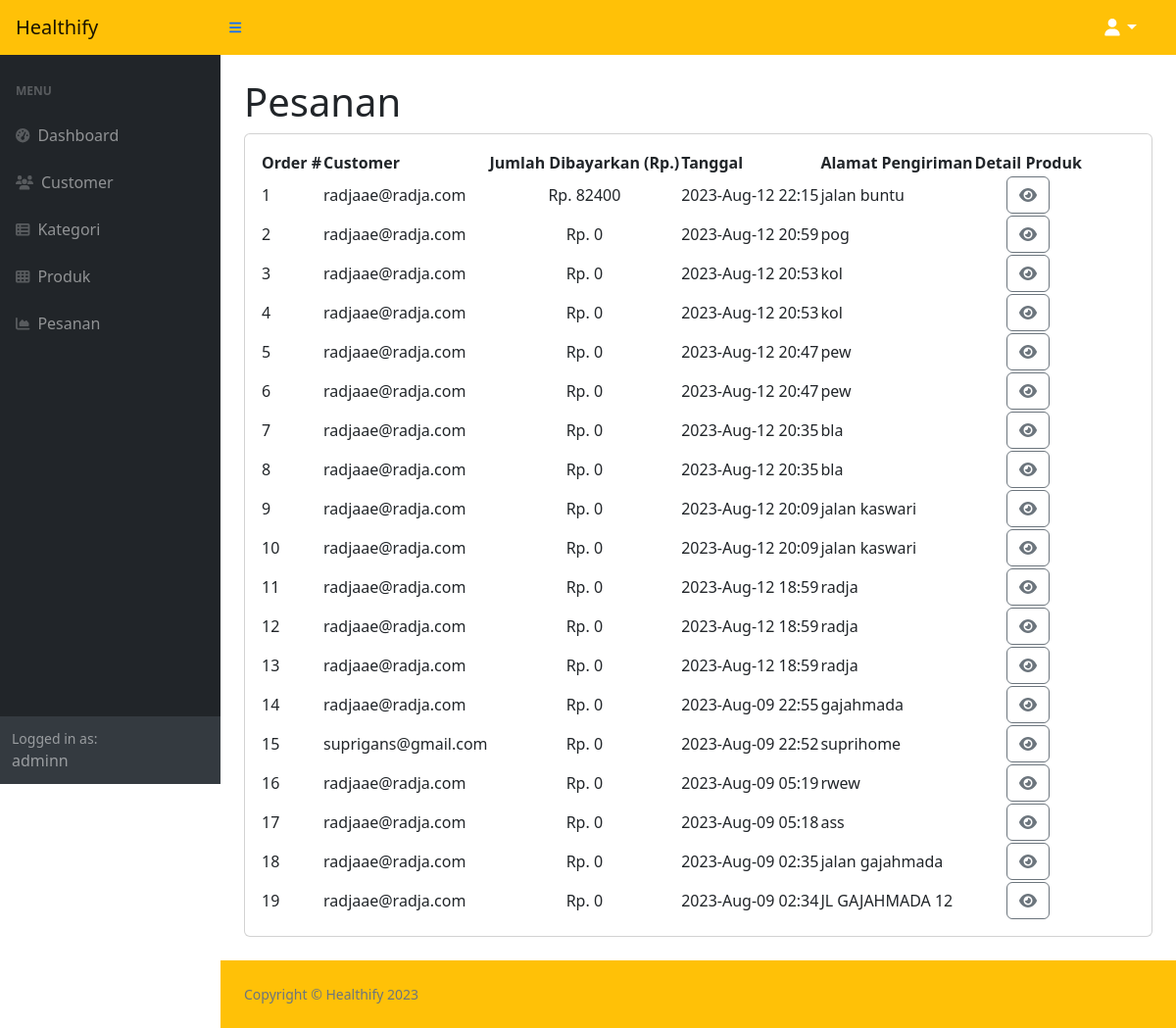
Page /admin/orders.php (signed in) on the committed database.
### tables this page shows
CREATE TABLE `orders` (
  `order_id` int(11) NOT NULL,
  `total_bayar` int(11) NOT NULL,
  `address` varchar(255) NOT NULL,
  `bank` int(25) NOT NULL,
  `customer_email` varchar(100) NOT NULL,
  `date_added` datetime NOT NULL DEFAULT current_timestamp() ON UPDATE current_timestamp()
);

### admin/orders.php (the view, shortened to what this page needs)
<?php include("template/header.php");?>
<?php include("template/navbar.php");?>
  <div id="layoutSidenav_content">
      <main>
          <div class="container-fluid px-4">
          <h1 class="mt-4">Pesanan</h1>
          <?php
            $query = "SELECT * FROM `orders` ORDER BY `date_added` DESC";
            $result = mysqli_query($conn, $query) or die(mysqli_error($conn));
          ?>
          <div class="card mb-4">
            <div class="card-body">
              <table id="datatablesSimple">
                <thead>
                  <tr>
                    <th scope="col">Order #</th>
                    <th scope="col">Customer</th>
                    <th scope="col">Jumlah Dibayarkan (Rp.)</th>
                    <th scope="col">Tanggal</th>
                    <th scope="col">Alamat Pengiriman</th>
                    <th scope="col">Detail Produk</th>
                  </tr>
                </thead>
                <tbody>
                  <?php
                      $i = 0;
                    while ($row = mysqli_fetch_array($result)) {
                      $i = ++$i ;
                  ?>
                  <tr>
                    <td><?php echo $i ?></td>
                    <td><?php echo $row['customer_email'] ?></td>
                    <td align="center">Rp. <?php echo $row['total_bayar'] ?></td>
                    <td><?php echo date_format(new DateTime($row['date_added']), "Y-M-d H:i")  ?></td>
                    <td><?php echo $row['address'] ?></td>
                    <td style="text-align: center;">
                      <a href="orderdetail.php?order=<?= $row['order_id'] ?>"class="btn btn-outline-secondary"><i class="fas fa-eye"></i></a>
                    </td>
                  </tr>
                  <?php  }	?>
                </tbody>
                </table>
              </div>
            </div>
          </div>
      </main>
<?php include("template/footer.php");?>

### rows in the picture
orders: customer_email "radjaae@radja.com", total_bayar "82400", date_added "2023-Aug-12 22:15", address "jalan buntu"
orders: customer_email "radjaae@radja.com", total_bayar "0", date_added "2023-Aug-12 20:59", address "pog"
orders: customer_email "radjaae@radja.com", total_bayar "0", date_added "2023-Aug-12 20:53", address "kol"
orders: customer_email "radjaae@radja.com", total_bayar "0", date_added "2023-Aug-12 20:53", address "kol"
orders: customer_email "radjaae@radja.com", total_bayar "0", date_added "2023-Aug-12 20:47", address "pew"
orders: customer_email "radjaae@radja.com", total_bayar "0", date_added "2023-Aug-12 20:47", address "pew"
orders: customer_email "radjaae@radja.com", total_bayar "0", date_added "2023-Aug-12 20:35", address "bla"
orders: customer_email "radjaae@radja.com", total_bayar "0", date_added "2023-Aug-12 20:35", address "bla"
orders: customer_email "radjaae@radja.com", total_bayar "0", date_added "2023-Aug-12 20:09", address "jalan kaswari"
orders: customer_email "radjaae@radja.com", total_bayar "0", date_added "2023-Aug-12 20:09", address "jalan kaswari"
orders: customer_email "radjaae@radja.com", total_bayar "0", date_added "2023-Aug-12 18:59", address "radja"
orders: customer_email "radjaae@radja.com", total_bayar "0", date_added "2023-Aug-12 18:59", address "radja"
orders: customer_email "radjaae@radja.com", total_bayar "0", date_added "2023-Aug-12 18:59", address "radja"
orders: customer_email "radjaae@radja.com", total_bayar "0", date_added "2023-Aug-09 22:55", address "gajahmada"
orders: customer_email "suprigans@gmail.com", total_bayar "0", date_added "2023-Aug-09 22:52", address "suprihome"
orders: customer_email "radjaae@radja.com", total_bayar "0", date_added "2023-Aug-09 05:19", address "rwew"
orders: customer_email "radjaae@radja.com", total_bayar "0", date_added "2023-Aug-09 05:18", address "ass"
orders: customer_email "radjaae@radja.com", total_bayar "0", date_added "2023-Aug-09 02:35", address "jalan gajahmada"
orders: customer_email "radjaae@radja.com", total_bayar "0", date_added "2023-Aug-09 02:34", address "JL GAJAHMADA 12"

### other values in the picture
$_SESSION['name'] "adminn"
